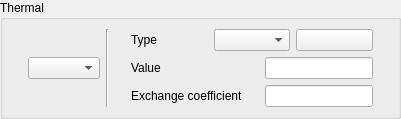
    <widget class="QGroupBox" name="groupBoxThermal">
     <property name="toolTip">
      <string>&lt;html&gt;&lt;head/&gt;&lt;body&gt;&lt;p&gt;&lt;span style=&quot; font-size:9pt;&quot;&gt;Specify the boundary conditions for the thermal scalar.&lt;/span&gt;&lt;/p&gt;&lt;/body&gt;&lt;/html&gt;</string>
     </property>
     <property name="title">
      <string>Thermal</string>
     </property>
     <layout class="QGridLayout">
      <property name="leftMargin">
       <number>9</number>
      </property>
      <property name="topMargin">
       <number>9</number>
      </property>
      <property name="rightMargin">
       <number>9</number>
      </property>
      <property name="bottomMargin">
       <number>9</number>
      </property>
      <property name="spacing">
       <number>6</number>
      </property>
      <item row="0" column="0">
       <layout class="QHBoxLayout">
        <property name="spacing">
         <number>6</number>
        </property>
        <property name="leftMargin">
         <number>0</number>
        </property>
        <property name="topMargin">
         <number>0</number>
        </property>
        <property name="rightMargin">
         <number>0</number>
        </property>
        <property name="bottomMargin">
         <number>0</number>
        </property>
        <item>
         <spacer>
          <property name="orientation">
           <enum>Qt::Horizontal</enum>
          </property>
          <property name="sizeHint" stdset="0">
           <size>
            <width>16</width>
            <height>20</height>
           </size>
          </property>
         </spacer>
        </item>
        <item>
         <widget class="QComboBox" name="comboBoxThermal">
          <property name="toolTip">
           <string>&lt;html&gt;&lt;head/&gt;&lt;body&gt;&lt;p&gt;&lt;span style=&quot; font-size:9pt;&quot;&gt;Thermal scalar on which the boundary conditions will be applied.&lt;/span&gt;&lt;/p&gt;&lt;/body&gt;&lt;/html&gt;</string>
          </property>
         </widget>
        </item>
        <item>
         <widget class="Line" name="line">
          <property name="orientation">
           <enum>Qt::Vertical</enum>
          </property>
         </widget>
        </item>
        <item>
         <spacer>
          <property name="orientation">
           <enum>Qt::Horizontal</enum>
          </property>
          <property name="sizeHint" stdset="0">
           <size>
            <width>16</width>
            <height>20</height>
           </size>
          </property>
         </spacer>
        </item>
        <item>
         <layout class="QVBoxLayout">
          <property name="spacing">
           <number>6</number>
          </property>
          <property name="leftMargin">
           <number>0</number>
          </property>
          <property name="topMargin">
           <number>0</number>
          </property>
          <property name="rightMargin">
           <number>0</number>
          </property>
          <property name="bottomMargin">
           <number>0</number>
          </property>
          <item>
           <layout class="QHBoxLayout">
            <property name="spacing">
             <number>6</number>
            </property>
            <property name="leftMargin">
             <number>0</number>
            </property>
            <property name="topMargin">
             <number>0</number>
            </property>
            <property name="rightMargin">
             <number>0</number>
            </property>
            <property name="bottomMargin">
             <number>0</number>
            </property>
            <item>
             <widget class="QLabel" name="labelThermal">
              <property name="toolTip">
               <string>&lt;html&gt;&lt;head/&gt;&lt;body&gt;&lt;p&gt;&lt;span style=&quot; font-size:9pt;&quot;&gt;Choose the way to impose the thermal scalar value on the boundary region:&lt;br/&gt;- Prescribed value: define a constant dirichlet boundary condition on the thermal scalar,&lt;br/&gt;- Prescribed value (user law): define a dirichlet boundary condition on the thermal scalar, which can be variable and depend on different criteria such as geometrical criteria,&lt;br/&gt;- Prescribed flux: define a constant Neumann boundary condition on the thermal scalar by imposing the flux on the boundary region (For wall and outlet boundary conditions only), &lt;br/&gt;- Prescribed flux (user law): define a Neumann boundary condition on the thermal scalar which can be variable (For Wall boundary conditions only),&lt;br/&gt;- Exchange coefficient: define the thermal scalar value and the exchange coefficient value (For wall boundary conditions only),&lt;br/&gt;- Exchange coefficient (user law): define the thermal scalar value and the exchange coefficient value which can be both variable (For wall boundary conditions only).&lt;/span&gt;&lt;/p&gt;&lt;/body&gt;&lt;/html&gt;</string>
              </property>
              <property name="text">
               <string>Type</string>
              </property>
             </widget>
            </item>
            <item>
             <widget class="QComboBox" name="comboBoxTypeThermal">
              <property name="toolTip">
               <string>&lt;html&gt;&lt;head/&gt;&lt;body&gt;&lt;p&gt;&lt;span style=&quot; font-size:9pt;&quot;&gt;Choose the way to impose the thermal scalar value on the boundary region:&lt;br/&gt;- Prescribed value: define a constant dirichlet boundary condition on the thermal scalar,&lt;br/&gt;- Prescribed value (user law): define a dirichlet boundary condition on the thermal scalar, which can be variable and depend on different criteria such as geometrical criteria,&lt;br/&gt;- Prescribed flux: define a constant Neumann boundary condition on the thermal scalar by imposing the flux on the boundary region (For wall and outlet boundary conditions only), &lt;br/&gt;- Prescribed flux (user law): define a Neumann boundary condition on the thermal scalar which can be variable (For Wall boundary conditions only),&lt;br/&gt;- Exchange coefficient: define the thermal scalar value and the exchange coefficient value (For wall boundary conditions only),&lt;br/&gt;- Exchange coefficient (user law): define the thermal scalar value and the exchange coefficient value which can be both variable (For wall boundary conditions only).&lt;/span&gt;&lt;/p&gt;&lt;/body&gt;&lt;/html&gt;</string>
              </property>
             </widget>
            </item>
            <item>
             <widget class="QPushButton" name="pushButtonThermal">
              <property name="toolTip">
               <string>&lt;html&gt;&lt;head/&gt;&lt;body&gt;&lt;p&gt;&lt;span style=&quot; font-size:9pt;&quot;&gt;Choose the way to impose the thermal scalar value on the boundary region:&lt;br/&gt;- Prescribed value: define a constant dirichlet boundary condition on the thermal scalar,&lt;br/&gt;- Prescribed value (user law): define a dirichlet boundary condition on the thermal scalar, which can be variable and depend on different criteria such as geometrical criteria,&lt;br/&gt;- Prescribed flux: define a constant Neumann boundary condition on the thermal scalar by imposing the flux on the boundary region (For wall and outlet boundary conditions only), &lt;br/&gt;- Prescribed flux (user law): define a Neumann boundary condition on the thermal scalar which can be variable (For Wall boundary conditions only),&lt;br/&gt;- Exchange coefficient: define the thermal scalar value and the exchange coefficient value (For wall boundary conditions only),&lt;br/&gt;- Exchange coefficient (user law): define the thermal scalar value and the exchange coefficient value which can be both variable (For wall boundary conditions only).&lt;/span&gt;&lt;/p&gt;&lt;/body&gt;&lt;/html&gt;</string>
              </property>
              <property name="text">
               <string/>
              </property>
              <property name="icon">
               <iconset resource="resources_pages.qrc">
                <normaloff>:/new/prefix1/icons/22x22/edit-find-replace.png</normaloff>:/new/prefix1/icons/22x22/edit-find-replace.png</iconset>
              </property>
             </widget>
            </item>
           </layout>
          </item>
          <item>
           <layout class="QHBoxLayout">
            <property name="spacing">
             <number>6</number>
            </property>
            <property name="leftMargin">
             <number>0</number>
            </property>
            <property name="topMargin">
             <number>0</number>
            </property>
            <property name="rightMargin">
             <number>0</number>
            </property>
            <property name="bottomMargin">
             <number>0</number>
            </property>
            <item>
             <widget class="QLabel" name="labelValueThermal">
              <property name="toolTip">
               <string>&lt;html&gt;&lt;head/&gt;&lt;body&gt;&lt;p&gt;&lt;span style=&quot; font-size:9pt;&quot;&gt;Choose the way to impose the thermal scalar value on the boundary region:&lt;br/&gt;- Prescribed value: define a constant dirichlet boundary condition on the thermal scalar,&lt;br/&gt;- Prescribed value (user law): define a dirichlet boundary condition on the thermal scalar, which can be variable and depend on different criteria such as geometrical criteria,&lt;br/&gt;- Prescribed flux: define a constant Neumann boundary condition on the thermal scalar by imposing the flux on the boundary region (For wall and outlet boundary conditions only), &lt;br/&gt;- Prescribed flux (user law): define a Neumann boundary condition on the thermal scalar which can be variable (For Wall boundary conditions only),&lt;br/&gt;- Exchange coefficient: define the thermal scalar value and the exchange coefficient value (For wall boundary conditions only),&lt;br/&gt;- Exchange coefficient (user law): define the thermal scalar value and the exchange coefficient value which can be both variable (For wall boundary conditions only).&lt;/span&gt;&lt;/p&gt;&lt;/body&gt;&lt;/html&gt;</string>
              </property>
              <property name="text">
               <string>Value</string>
              </property>
             </widget>
            </item>
            <item>
             <spacer>
              <property name="orientation">
               <enum>Qt::Horizontal</enum>
              </property>
              <property name="sizeHint" stdset="0">
               <size>
                <width>16</width>
                <height>20</height>
               </size>
              </property>
             </spacer>
            </item>
            <item>
             <widget class="QLineEdit" name="lineEditValueThermal">
              <property name="toolTip">
               <string>&lt;html&gt;&lt;head/&gt;&lt;body&gt;&lt;p&gt;&lt;span style=&quot; font-size:9pt;&quot;&gt;Choose the way to impose the thermal scalar value on the boundary region:&lt;br/&gt;- Prescribed value: define a constant dirichlet boundary condition on the thermal scalar,&lt;br/&gt;- Prescribed value (user law): define a dirichlet boundary condition on the thermal scalar, which can be variable and depend on different criteria such as geometrical criteria,&lt;br/&gt;- Prescribed flux: define a constant Neumann boundary condition on the thermal scalar by imposing the flux on the boundary region (For wall and outlet boundary conditions only), &lt;br/&gt;- Prescribed flux (user law): define a Neumann boundary condition on the thermal scalar which can be variable (For Wall boundary conditions only),&lt;br/&gt;- Exchange coefficient: define the thermal scalar value and the exchange coefficient value (For wall boundary conditions only),&lt;br/&gt;- Exchange coefficient (user law): define the thermal scalar value and the exchange coefficient value which can be both variable (For wall boundary conditions only).&lt;/span&gt;&lt;/p&gt;&lt;/body&gt;&lt;/html&gt;</string>
              </property>
             </widget>
            </item>
           </layout>
          </item>
          <item>
           <layout class="QHBoxLayout">
            <property name="spacing">
             <number>6</number>
            </property>
            <property name="leftMargin">
             <number>0</number>
            </property>
            <property name="topMargin">
             <number>0</number>
            </property>
            <property name="rightMargin">
             <number>0</number>
            </property>
            <property name="bottomMargin">
             <number>0</number>
            </property>
            <item>
             <widget class="QLabel" name="labelExThermal">
              <property name="toolTip">
               <string>&lt;html&gt;&lt;head/&gt;&lt;body&gt;&lt;p&gt;&lt;span style=&quot; font-size:9pt;&quot;&gt;Choose the way to impose the thermal scalar value on the boundary region:&lt;br/&gt;- Prescribed value: define a constant dirichlet boundary condition on the thermal scalar,&lt;br/&gt;- Prescribed value (user law): define a dirichlet boundary condition on the thermal scalar, which can be variable and depend on different criteria such as geometrical criteria,&lt;br/&gt;- Prescribed flux: define a constant Neumann boundary condition on the thermal scalar by imposing the flux on the boundary region (For wall and outlet boundary conditions only), &lt;br/&gt;- Prescribed flux (user law): define a Neumann boundary condition on the thermal scalar which can be variable (For Wall boundary conditions only),&lt;br/&gt;- Exchange coefficient: define the thermal scalar value and the exchange coefficient value (For wall boundary conditions only),&lt;br/&gt;- Exchange coefficient (user law): define the thermal scalar value and the exchange coefficient value which can be both variable (For wall boundary conditions only).&lt;/span&gt;&lt;/p&gt;&lt;/body&gt;&lt;/html&gt;</string>
              </property>
              <property name="text">
               <string>Exchange coefficient</string>
              </property>
             </widget>
            </item>
            <item>
             <spacer>
              <property name="orientation">
               <enum>Qt::Horizontal</enum>
              </property>
              <property name="sizeHint" stdset="0">
               <size>
                <width>16</width>
                <height>20</height>
               </size>
              </property>
             </spacer>
            </item>
            <item>
             <widget class="QLineEdit" name="lineEditExThermal">
              <property name="toolTip">
               <string>&lt;html&gt;&lt;head/&gt;&lt;body&gt;&lt;p&gt;&lt;span style=&quot; font-size:9pt;&quot;&gt;Choose the way to impose the thermal scalar value on the boundary region:&lt;br/&gt;- Prescribed value: define a constant dirichlet boundary condition on the thermal scalar,&lt;br/&gt;- Prescribed value (user law): define a dirichlet boundary condition on the thermal scalar, which can be variable and depend on different criteria such as geometrical criteria,&lt;br/&gt;- Prescribed flux: define a constant Neumann boundary condition on the thermal scalar by imposing the flux on the boundary region (For wall and outlet boundary conditions only), &lt;br/&gt;- Prescribed flux (user law): define a Neumann boundary condition on the thermal scalar which can be variable (For Wall boundary conditions only),&lt;br/&gt;- Exchange coefficient: define the thermal scalar value and the exchange coefficient value (For wall boundary conditions only),&lt;br/&gt;- Exchange coefficient (user law): define the thermal scalar value and the exchange coefficient value which can be both variable (For wall boundary conditions only).&lt;/span&gt;&lt;/p&gt;&lt;/body&gt;&lt;/html&gt;</string>
              </property>
             </widget>
            </item>
           </layout>
          </item>
         </layout>
        </item>
        <item>
         <spacer>
          <property name="orientation">
           <enum>Qt::Horizontal</enum>
          </property>
          <property name="sizeHint" stdset="0">
           <size>
            <width>16</width>
            <height>20</height>
           </size>
          </property>
         </spacer>
        </item>
       </layout>
      </item>
     </layout>
    </widget>
